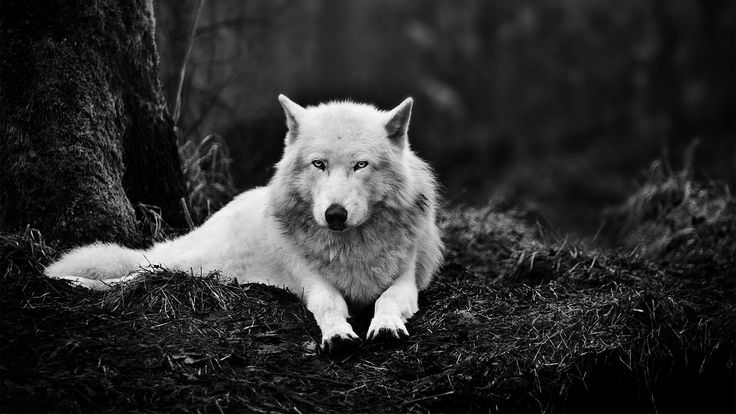
#> input picture session27/wolf.jpg, 736 x 414 px
$ python test1.py
#> lines starting #> are read from the running program, lines starting #| are printed output that depends on the picture; after the words box and inside, x2 and y2 are one past the last pixel; in counts of white or black regions, pixels touching at a corner belong together
import time
import cv2


image = cv2.imread('wolf.jpg')
#> image is the input picture: shape (414, 736, 3); min 0, max 255, mean 46.5
image = cv2.cvtColor(image, cv2.COLOR_BGR2GRAY)
#> image: shape (414, 736)

rows, cols = image.shape
#> rows = 414; cols = 736

threshold = 100
start_time = time.time()
# option1
# for r in range(rows):
#     for c in range(cols):
#         if image[r, c] > threshold:
#            image[r, c] = 255
#        else:
#           image[r, c] = 0

# option2
# image[image > threshold] = 255
# image[image <= threshold] = 0

# option3
_, image = cv2.threshold(image, 100, 255, cv2.THRESH_BINARY)  # _ when we dont need this variable
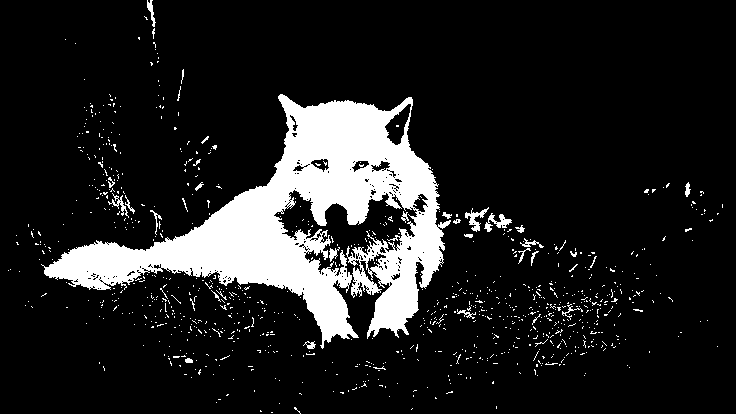
#> image: shape (414, 736); 13.2% white; 933 white regions (900 under 20 px), largest, box (x1, y1, x2, y2) and area: (41, 94, 451, 349) 35827, (484, 213, 512, 232) 210, (465, 207, 489, 232) 203
end_time = time.time()

print(end_time - start_time)

cv2.imshow('result', image)
cv2.waitKey()

cv2.imwrite('output.jpg', image)
